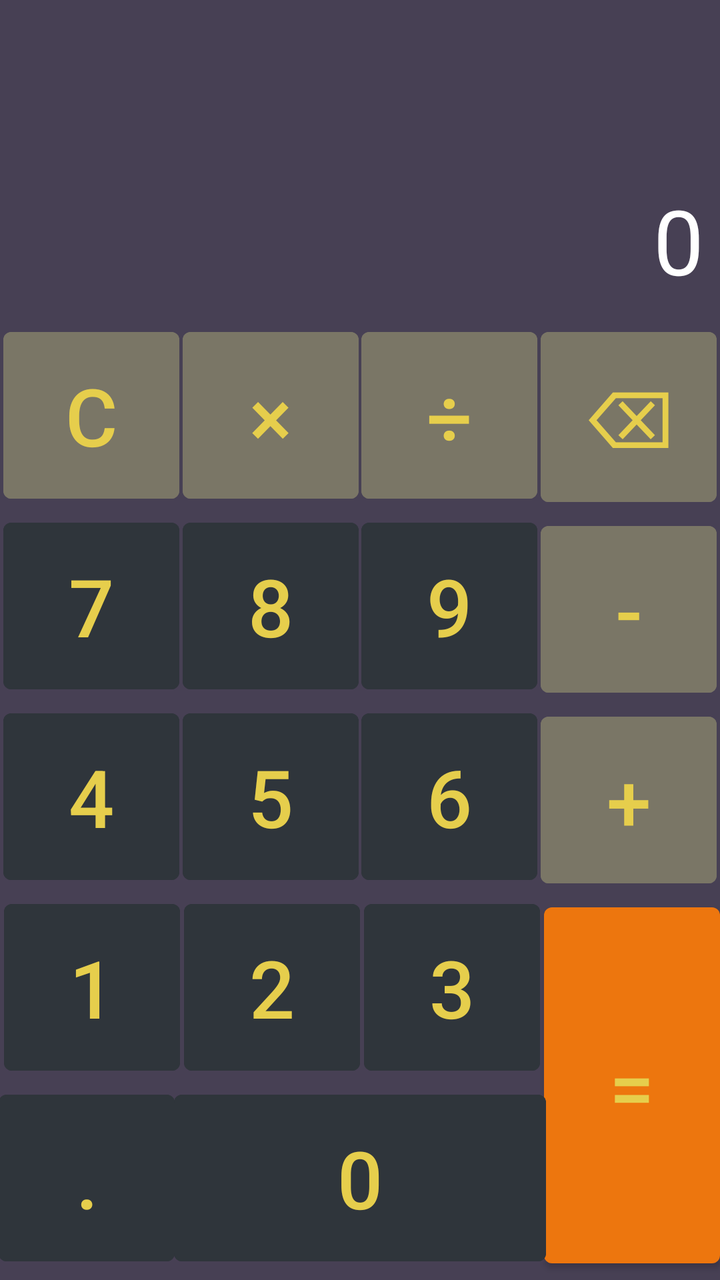
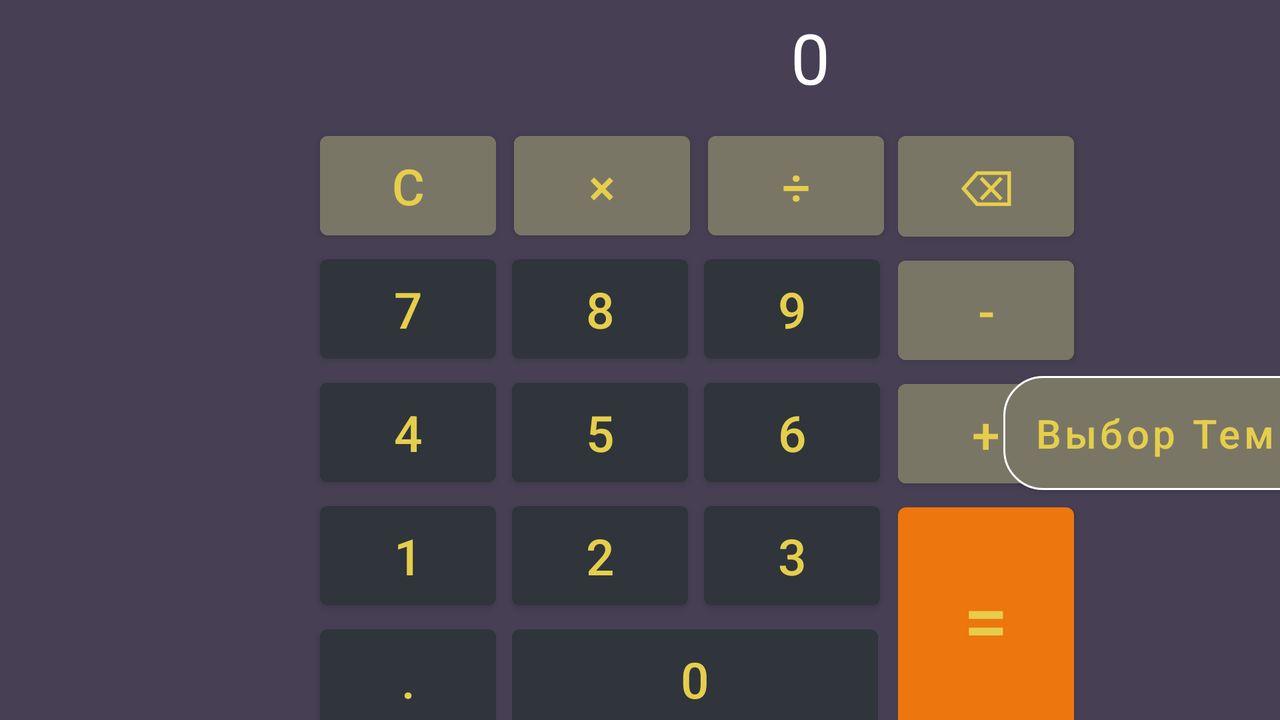

First picture: res/layout/ on a phone held upright. Second picture: the repository's own variant of that layout, on a device whose configuration matches the variant's folder. Source for both follows.
<!-- AndroidManifest.xml: application theme Theme.CalculatorGB -->
<!-- res/layout/activity_main.xml -->
<?xml version="1.0" encoding="utf-8"?>
<androidx.constraintlayout.widget.ConstraintLayout xmlns:android="http://schemas.android.com/apk/res/android"
    xmlns:app="http://schemas.android.com/apk/res-auto"
    xmlns:tools="http://schemas.android.com/tools"
    android:layout_width="match_parent"
    android:layout_height="match_parent"
    tools:context=".MainActivity">


    <TextView
        android:id="@+id/screen"
        style="@style/screen_style"
        android:layout_width="match_parent"
        android:layout_height="@dimen/screen_height"
        app:layout_constraintEnd_toEndOf="parent"
        app:layout_constraintStart_toStartOf="parent"
        app:layout_constraintTop_toTopOf="parent" />

    <com.google.android.material.button.MaterialButton
        android:id="@+id/reset"
        style="@style/functional_buttons_style"
        android:text="@string/reset"
        app:layout_constraintEnd_toStartOf="@+id/multiply"
        app:layout_constraintStart_toStartOf="parent"
        app:layout_constraintTop_toBottomOf="@+id/screen" />

    <com.google.android.material.button.MaterialButton
        android:id="@+id/multiply"
        style="@style/functional_buttons_style"
        android:text="@string/multiply"
        app:layout_constraintEnd_toStartOf="@+id/divide"
        app:layout_constraintStart_toEndOf="@+id/reset"
        app:layout_constraintTop_toBottomOf="@+id/screen" />

    <com.google.android.material.button.MaterialButton
        android:id="@+id/divide"
        style="@style/functional_buttons_style"
        android:text="@string/divide"
        app:layout_constraintEnd_toStartOf="@+id/erase"
        app:layout_constraintStart_toEndOf="@+id/multiply"
        app:layout_constraintTop_toBottomOf="@+id/screen" />

    <com.google.android.material.button.MaterialButton
        android:id="@+id/erase"
        style="@style/functional_buttons_style"
        android:text="@string/erase"
        app:layout_constraintEnd_toEndOf="parent"
        app:layout_constraintStart_toEndOf="@+id/divide"
        app:layout_constraintTop_toBottomOf="@+id/screen" />

    <com.google.android.material.button.MaterialButton
        android:id="@+id/seven_btn"
        style="@style/btn_number_style"
        android:text="@string/seven"
        app:layout_constraintEnd_toStartOf="@+id/eight_btn"
        app:layout_constraintStart_toStartOf="parent"
        app:layout_constraintTop_toBottomOf="@+id/reset" />

    <com.google.android.material.button.MaterialButton
        android:id="@+id/eight_btn"
        style="@style/btn_number_style"
        android:text="@string/eight"
        app:layout_constraintEnd_toStartOf="@+id/nine_btn"
        app:layout_constraintStart_toEndOf="@+id/seven_btn"
        app:layout_constraintTop_toBottomOf="@+id/multiply" />

    <com.google.android.material.button.MaterialButton
        android:id="@+id/nine_btn"
        style="@style/btn_number_style"
        android:text="@string/nine"
        app:layout_constraintEnd_toStartOf="@+id/minus"
        app:layout_constraintStart_toEndOf="@+id/eight_btn"
        app:layout_constraintTop_toBottomOf="@+id/divide" />

    <com.google.android.material.button.MaterialButton
        android:id="@+id/minus"
        style="@style/functional_buttons_style"
        android:text="@string/minus"
        app:layout_constraintEnd_toEndOf="parent"
        app:layout_constraintStart_toEndOf="@+id/nine_btn"
        app:layout_constraintTop_toBottomOf="@+id/erase" />

    <com.google.android.material.button.MaterialButton
        android:id="@+id/four_btn"
        style="@style/btn_number_style"
        android:text="@string/four"
        app:layout_constraintEnd_toStartOf="@+id/five_btn"
        app:layout_constraintStart_toStartOf="parent"
        app:layout_constraintTop_toBottomOf="@+id/seven_btn" />

    <com.google.android.material.button.MaterialButton
        android:id="@+id/five_btn"
        style="@style/btn_number_style"
        android:text="@string/five"
        app:layout_constraintEnd_toStartOf="@+id/six_btn"
        app:layout_constraintStart_toEndOf="@+id/four_btn"
        app:layout_constraintTop_toBottomOf="@+id/eight_btn" />

    <com.google.android.material.button.MaterialButton
        android:id="@+id/six_btn"
        style="@style/btn_number_style"
        android:text="@string/six"
        app:layout_constraintEnd_toStartOf="@+id/plus"
        app:layout_constraintStart_toEndOf="@+id/five_btn"
        app:layout_constraintTop_toBottomOf="@+id/nine_btn" />

    <com.google.android.material.button.MaterialButton
        android:id="@+id/plus"
        style="@style/functional_buttons_style"
        android:text="@string/plus"
        app:layout_constraintEnd_toEndOf="parent"
        app:layout_constraintStart_toEndOf="@+id/six_btn"
        app:layout_constraintTop_toBottomOf="@+id/minus" />

    <com.google.android.material.button.MaterialButton
        android:id="@+id/one_btn"

        style="@style/btn_number_style"
        android:text="@string/one"
        app:layout_constraintEnd_toStartOf="@+id/two_btn"
        app:layout_constraintStart_toStartOf="parent"
        app:layout_constraintTop_toBottomOf="@+id/four_btn" />

    <com.google.android.material.button.MaterialButton
        android:id="@+id/two_btn"
        style="@style/btn_number_style"
        android:text="@string/two"
        app:layout_constraintEnd_toStartOf="@+id/three_btn"
        app:layout_constraintStart_toEndOf="@+id/one_btn"
        app:layout_constraintTop_toBottomOf="@+id/five_btn" />

    <com.google.android.material.button.MaterialButton
        android:id="@+id/three_btn"
        style="@style/btn_number_style"
        android:text="@string/three"
        app:layout_constraintEnd_toStartOf="@+id/equals"
        app:layout_constraintStart_toEndOf="@+id/two_btn"
        app:layout_constraintTop_toBottomOf="@+id/six_btn" />

    <com.google.android.material.button.MaterialButton
        android:id="@+id/equals"
        style="@style/equals_btn_style"
        android:layout_width="wrap_content"
        android:layout_height="@dimen/height_equals_btn"
        android:text="@string/equals"
        app:layout_constraintEnd_toEndOf="parent"
        app:layout_constraintStart_toEndOf="@+id/three_btn"
        app:layout_constraintTop_toBottomOf="@+id/plus" />

    <com.google.android.material.button.MaterialButton
        android:id="@+id/point"
        style="@style/zero_and_point_style"
        android:layout_width="@dimen/width_point_btn"
        android:layout_height="wrap_content"
        android:text="@string/point"
        app:layout_constraintEnd_toStartOf="@+id/zero_btn"
        app:layout_constraintStart_toStartOf="parent"
        app:layout_constraintTop_toBottomOf="@+id/one_btn" />

    <com.google.android.material.button.MaterialButton
        android:id="@+id/zero_btn"
        style="@style/zero_and_point_style"
        android:layout_width="@dimen/width_zero_btn"
        android:layout_height="wrap_content"
        android:text="@string/zero"
        app:layout_constraintEnd_toStartOf="@+id/equals"
        app:layout_constraintStart_toEndOf="@+id/point"
        app:layout_constraintTop_toBottomOf="@+id/two_btn" />

    <com.google.android.material.button.MaterialButton
        android:id="@+id/settings_btn"
        android:layout_width="wrap_content"
        android:layout_height="wrap_content"
        android:layout_marginTop="@dimen/margin_top"
        android:backgroundTint="@color/brown"
        android:padding="@dimen/padding_for_buttons"
        android:text="@string/settings"
        android:textAllCaps="false"
        android:textSize="@dimen/btn_settings_text_size"
        app:cornerRadius="@dimen/corner_radius"
        app:layout_constraintEnd_toEndOf="parent"
        app:layout_constraintStart_toStartOf="parent"
        app:layout_constraintTop_toBottomOf="@+id/zero_btn"
        app:strokeColor="@color/white"
        app:strokeWidth="@dimen/stroke_width" />

</androidx.constraintlayout.widget.ConstraintLayout>
<!-- resources referenced by this layout -->
<resources>
  <color name="brown">#7A7666</color>
  <color name="white">#FFFFFFFF</color>
  <dimen name="btn_settings_text_size">20sp</dimen>
  <dimen name="corner_radius">20dp</dimen>
  <dimen name="height_equals_btn">190dp</dimen>
  <dimen name="margin_top">12dp</dimen>
  <dimen name="padding_for_buttons">15dp</dimen>
  <dimen name="screen_height">160dp</dimen>
  <dimen name="stroke_width">1dp</dimen>
  <dimen name="width_point_btn">88dp</dimen>
  <dimen name="width_zero_btn">186dp</dimen>
  <string name="divide">÷</string>
  <string name="eight">8</string>
  <string name="equals">=</string>
  <string name="erase">⌫</string>
  <string name="five">5</string>
  <string name="four">4</string>
  <string name="minus">-</string>
  <string name="multiply">×</string>
  <string name="nine">9</string>
  <string name="one">1</string>
  <string name="plus">+</string>
  <string name="point">.</string>
  <string name="reset">C</string>
  <string name="settings">Выбор Темы</string>
  <string name="seven">7</string>
  <string name="six">6</string>
  <string name="three">3</string>
  <string name="two">2</string>
  <string name="zero">0</string>
  <style name="btn_number_style">
          <item name="android:layout_width">wrap_content</item>
          <item name="android:layout_height">wrap_content</item>
          <item name="android:padding">@dimen/padding_for_buttons</item>
          <item name="android:textSize">@dimen/text_size_btn</item>
          <item name="android:backgroundTint">@color/granite_gray</item>
      </style>
  <style name="equals_btn_style">
          <item name="android:textSize">@dimen/text_size_btn</item>
          <item name="backgroundTint">@color/orange</item>
          <item name="android:padding">@dimen/padding_for_buttons</item>
      </style>
  <style name="functional_buttons_style" parent="btn_number_style">
          <item name="android:padding">@dimen/padding_for_buttons</item>
          <item name="android:textSize">@dimen/text_size_btn</item>
          <item name="android:backgroundTint">@color/brown</item>
      </style>
  <style name="screen_style">
          <item name="android:textSize">@dimen/screen_text_size</item>
          <item name="android:gravity">bottom|end</item>
          <item name="android:paddingEnd">@dimen/padding_end_screen</item>
          <item name="android:textColor">@color/white</item>
          <item name="android:text">@string/zero</item>
          <item name="android:paddingBottom">@dimen/bottom_padding_for_screen</item>
      </style>
  <style name="zero_and_point_style">
  
          <item name="android:padding">@dimen/padding_for_buttons</item>
          <item name="android:textSize">@dimen/text_size_btn</item>
          <item name="android:backgroundTint">@color/granite_gray</item>
      </style>
  <style name="Theme.CalculatorGB" parent="Theme.MaterialComponents.DayNight.NoActionBar">
          
          <item name="colorPrimary">@color/purple_500</item>
          <item name="colorPrimaryVariant">@color/purple_700</item>
          <item name="colorOnPrimary">#E6CE4C</item>
  
  
          
          <item name="colorSecondary">@color/teal_200</item>
          <item name="colorSecondaryVariant">@color/teal_700</item>
          <item name="colorOnSecondary">@color/white</item>
  
  
          
          <item name="android:statusBarColor" tools:targetApi="l">?attr/colorPrimaryVariant</item>
          
          <item name="android:windowBackground">@color/gray</item>
  
      </style>
  <dimen name="text_size_btn">40sp</dimen>
  <color name="granite_gray">#2F353B</color>
  <color name="orange">#ED760E</color>
  <dimen name="screen_text_size">45sp</dimen>
  <dimen name="padding_end_screen">8dp</dimen>
  <dimen name="bottom_padding_for_screen">10dp</dimen>
  <color name="purple_500">#FF6200EE</color>
  <color name="purple_700">#FF3700B3</color>
  <color name="teal_200">#FF03DAC5</color>
  <color name="teal_700">#FF018786</color>
  <color name="gray">#474054</color>
</resources>
<!-- res/layout-land/activity_main.xml (the author's variant of the layout above) -->
<!-- drawn on the phone turned sideways -->
<?xml version="1.0" encoding="utf-8"?>
<androidx.constraintlayout.widget.ConstraintLayout xmlns:android="http://schemas.android.com/apk/res/android"
    xmlns:app="http://schemas.android.com/apk/res-auto"
    xmlns:tools="http://schemas.android.com/tools"
    android:layout_width="match_parent"
    android:layout_height="match_parent"
    tools:context=".MainActivity">


    <TextView
        android:id="@+id/screen"
        style="@style/screen_style_land"
        android:layout_width="match_parent"
        android:layout_height="@dimen/screen_height_land"
        app:layout_constraintEnd_toEndOf="parent"
        app:layout_constraintStart_toStartOf="parent"
        app:layout_constraintTop_toTopOf="parent" />

    <com.google.android.material.button.MaterialButton
        android:id="@+id/reset"
        style="@style/functional_buttons_style_land"
        android:layout_marginStart="@dimen/margin_start"
        android:text="@string/reset"
        app:layout_constraintStart_toStartOf="parent"
        app:layout_constraintTop_toBottomOf="@+id/screen" />

    <com.google.android.material.button.MaterialButton
        android:id="@+id/multiply"
        style="@style/functional_buttons_style_land"
        android:layout_marginStart="@dimen/margin_start_multiply_divide_equals"
        android:text="@string/multiply"
        app:layout_constraintStart_toEndOf="@+id/reset"
        app:layout_constraintTop_toBottomOf="@+id/screen" />

    <com.google.android.material.button.MaterialButton
        android:id="@+id/divide"
        style="@style/functional_buttons_style_land"
        android:layout_marginStart="@dimen/margin_start_multiply_divide_equals"
        android:text="@string/divide"
        app:layout_constraintStart_toEndOf="@+id/multiply"
        app:layout_constraintTop_toBottomOf="@+id/screen" />

    <com.google.android.material.button.MaterialButton
        android:id="@+id/erase"
        style="@style/functional_buttons_style_land"
        android:layout_marginStart="@dimen/margin_start_backspace"
        android:text="@string/erase"
        app:layout_constraintEnd_toEndOf="parent"
        app:layout_constraintHorizontal_bias="0.0"
        app:layout_constraintStart_toEndOf="@+id/divide"
        app:layout_constraintTop_toBottomOf="@+id/screen" />

    <com.google.android.material.button.MaterialButton
        android:id="@+id/seven_btn"
        style="@style/btn_number_style_land"
        android:layout_marginStart="@dimen/margin_start"
        android:text="@string/seven"
        app:layout_constraintStart_toStartOf="parent"
        app:layout_constraintTop_toBottomOf="@+id/reset" />

    <com.google.android.material.button.MaterialButton
        android:id="@+id/eight_btn"
        style="@style/btn_number_style_land"
        android:layout_marginStart="@dimen/margin_start_second_third_row"
        android:text="@string/eight"
        app:layout_constraintStart_toEndOf="@+id/seven_btn"
        app:layout_constraintTop_toBottomOf="@+id/multiply" />

    <com.google.android.material.button.MaterialButton
        android:id="@+id/nine_btn"
        style="@style/btn_number_style_land"
        android:layout_marginStart="@dimen/margin_start_second_third_row"
        android:text="@string/nine"
        app:layout_constraintStart_toEndOf="@+id/eight_btn"
        app:layout_constraintTop_toBottomOf="@+id/divide" />

    <com.google.android.material.button.MaterialButton
        android:id="@+id/minus"
        style="@style/functional_buttons_style_land"
        android:layout_marginStart="9dp"
        android:text="@string/minus"
        app:layout_constraintEnd_toEndOf="parent"
        app:layout_constraintHorizontal_bias="0.0"
        app:layout_constraintStart_toEndOf="@+id/nine_btn"
        app:layout_constraintTop_toBottomOf="@+id/erase" />

    <com.google.android.material.button.MaterialButton
        android:id="@+id/four_btn"
        style="@style/btn_number_style_land"
        android:layout_marginStart="@dimen/margin_start"
        android:text="@string/four"
        app:layout_constraintStart_toStartOf="parent"
        app:layout_constraintTop_toBottomOf="@+id/seven_btn" />

    <com.google.android.material.button.MaterialButton
        android:id="@+id/five_btn"
        style="@style/btn_number_style_land"
        android:layout_marginStart="@dimen/margin_start_second_third_row"
        android:text="@string/five"
        app:layout_constraintStart_toEndOf="@+id/four_btn"
        app:layout_constraintTop_toBottomOf="@+id/eight_btn" />

    <com.google.android.material.button.MaterialButton
        android:id="@+id/six_btn"
        style="@style/btn_number_style_land"
        android:layout_marginStart="@dimen/margin_start_second_third_row"
        android:text="@string/six"
        app:layout_constraintStart_toEndOf="@+id/five_btn"
        app:layout_constraintTop_toBottomOf="@+id/nine_btn" />

    <com.google.android.material.button.MaterialButton
        android:id="@+id/plus"
        style="@style/functional_buttons_style_land"
        android:layout_marginStart="9dp"
        android:text="@string/plus"
        app:layout_constraintEnd_toEndOf="parent"
        app:layout_constraintHorizontal_bias="0.0"
        app:layout_constraintStart_toEndOf="@+id/six_btn"
        app:layout_constraintTop_toBottomOf="@+id/minus" />

    <com.google.android.material.button.MaterialButton
        android:id="@+id/one_btn"
        style="@style/btn_number_style_land"
        android:layout_marginStart="@dimen/margin_start"
        android:text="@string/one"
        app:layout_constraintStart_toStartOf="parent"
        app:layout_constraintTop_toBottomOf="@+id/four_btn" />

    <com.google.android.material.button.MaterialButton
        android:id="@+id/two_btn"
        style="@style/btn_number_style_land"
        android:layout_marginStart="@dimen/margin_start_second_third_row"
        android:text="@string/two"
        app:layout_constraintStart_toEndOf="@+id/one_btn"
        app:layout_constraintTop_toBottomOf="@+id/five_btn" />

    <com.google.android.material.button.MaterialButton
        android:id="@+id/three_btn"
        style="@style/btn_number_style_land"
        android:layout_marginStart="@dimen/margin_start_second_third_row"
        android:text="@string/three"
        app:layout_constraintStart_toEndOf="@+id/two_btn"
        app:layout_constraintTop_toBottomOf="@+id/six_btn" />

    <com.google.android.material.button.MaterialButton
        android:id="@+id/equals"
        style="@style/equals_btn_style"
        android:layout_width="wrap_content"
        android:layout_height="@dimen/equals_btn_height_land"
        android:layout_marginStart="@dimen/margin_start_multiply_divide_equals"
        android:text="@string/equals"
        app:layout_constraintEnd_toEndOf="parent"
        app:layout_constraintHorizontal_bias="0.0"
        app:layout_constraintStart_toEndOf="@+id/three_btn"
        app:layout_constraintTop_toBottomOf="@+id/plus" />

    <com.google.android.material.button.MaterialButton
        android:id="@+id/point"
        style="@style/zero_and_point_btn_land"
        android:layout_width="@dimen/width_point_btn"
        android:layout_height="wrap_content"
        android:layout_marginStart="@dimen/margin_start"
        android:text="@string/point"
        app:layout_constraintStart_toStartOf="parent"
        app:layout_constraintTop_toBottomOf="@+id/one_btn" />

    <com.google.android.material.button.MaterialButton
        android:id="@+id/zero_btn"
        style="@style/zero_and_point_btn_land"
        android:layout_width="@dimen/zero_btn_width_land"
        android:layout_height="wrap_content"
        android:layout_marginStart="@dimen/margin_start_second_third_row"
        android:text="@string/zero"
        app:layout_constraintStart_toEndOf="@+id/point"
        app:layout_constraintTop_toBottomOf="@+id/two_btn" />

    <com.google.android.material.button.MaterialButton
        android:id="@+id/settings_btn"
        android:layout_width="wrap_content"
        android:layout_height="wrap_content"
        android:layout_marginTop="@dimen/margin_top_btn_theme_chooser"
        android:backgroundTint="@color/brown"
        android:padding="@dimen/padding_for_buttons"
        android:text="@string/settings"
        android:textAllCaps="false"
        android:textSize="@dimen/btn_settings_text_size"
        app:cornerRadius="@dimen/corner_radius"
        app:layout_constraintEnd_toEndOf="parent"
        app:layout_constraintHorizontal_bias="0.539"
        app:layout_constraintStart_toEndOf="@+id/plus"
        app:layout_constraintTop_toBottomOf="@+id/screen"
        app:strokeColor="@color/white"
        app:strokeWidth="@dimen/stroke_width" />


</androidx.constraintlayout.widget.ConstraintLayout>
<!-- resources referenced by the variant -->
<!-- as the phone turned sideways resolves them -->
<resources>
  <color name="brown">#7A7666</color>
  <color name="white">#FFFFFFFF</color>
  <dimen name="btn_settings_text_size">20sp</dimen>
  <dimen name="corner_radius">20dp</dimen>
  <dimen name="equals_btn_height_land">123dp</dimen>
  <dimen name="margin_start">160dp</dimen>
  <dimen name="margin_start_backspace">7dp</dimen>
  <dimen name="margin_start_multiply_divide_equals">9dp</dimen>
  <dimen name="margin_start_second_third_row">8dp</dimen>
  <dimen name="margin_top_btn_theme_chooser">120dp</dimen>
  <dimen name="padding_for_buttons">15dp</dimen>
  <dimen name="screen_height_land">50dp</dimen>
  <dimen name="stroke_width">1dp</dimen>
  <dimen name="width_point_btn">88dp</dimen>
  <dimen name="zero_btn_width_land">183dp</dimen>
  <string name="divide">÷</string>
  <string name="eight">8</string>
  <string name="equals">=</string>
  <string name="erase">⌫</string>
  <string name="five">5</string>
  <string name="four">4</string>
  <string name="minus">-</string>
  <string name="multiply">×</string>
  <string name="nine">9</string>
  <string name="one">1</string>
  <string name="plus">+</string>
  <string name="point">.</string>
  <string name="reset">C</string>
  <string name="settings">Выбор Темы</string>
  <string name="seven">7</string>
  <string name="six">6</string>
  <string name="three">3</string>
  <string name="two">2</string>
  <string name="zero">0</string>
  <style name="btn_number_style_land" parent="btn_number_style">
          <item name="android:padding">@dimen/padding_for_buttons_land</item>
          <item name="android:textSize">@dimen/text_size_btn_land</item>
      </style>
  <style name="equals_btn_style">
          <item name="android:textSize">@dimen/text_size_btn</item>
          <item name="backgroundTint">@color/orange</item>
          <item name="android:padding">@dimen/padding_for_buttons</item>
      </style>
  <style name="functional_buttons_style_land" parent="functional_buttons_style">
          <item name="android:padding">@dimen/padding_for_buttons_land</item>
          <item name="android:textSize">@dimen/text_size_btn_land</item>
      </style>
  <style name="screen_style_land" parent="screen_style">
          <item name="android:textSize">@dimen/screen_text_size_land</item>
          <item name="android:paddingEnd">@dimen/padding_screen_end_land</item>
          <item name="android:layout_marginTop">@dimen/margin_top</item>
      </style>
  <style name="zero_and_point_btn_land" parent="zero_and_point_style">
          <item name="android:padding">@dimen/padding_for_buttons_land</item>
          <item name="android:textSize">@dimen/text_size_btn_land</item>
      </style>
  <dimen name="padding_for_buttons_land">8dp</dimen>
  <dimen name="text_size_btn_land">25sp</dimen>
  <dimen name="text_size_btn">40sp</dimen>
  <color name="orange">#ED760E</color>
  <style name="functional_buttons_style" parent="btn_number_style">
          <item name="android:padding">@dimen/padding_for_buttons</item>
          <item name="android:textSize">@dimen/text_size_btn</item>
          <item name="android:backgroundTint">@color/brown</item>
      </style>
  <dimen name="screen_text_size_land">35sp</dimen>
  <dimen name="padding_screen_end_land">225dp</dimen>
  <dimen name="margin_top">12dp</dimen>
  <style name="zero_and_point_style">
  
          <item name="android:padding">@dimen/padding_for_buttons</item>
          <item name="android:textSize">@dimen/text_size_btn</item>
          <item name="android:backgroundTint">@color/granite_gray</item>
      </style>
  <color name="purple_500">#FF6200EE</color>
  <color name="purple_700">#FF3700B3</color>
  <color name="teal_200">#FF03DAC5</color>
  <color name="teal_700">#FF018786</color>
  <color name="gray">#474054</color>
  <color name="granite_gray">#2F353B</color>
  <dimen name="screen_text_size">45sp</dimen>
  <dimen name="padding_end_screen">8dp</dimen>
  <dimen name="bottom_padding_for_screen">10dp</dimen>
</resources>
